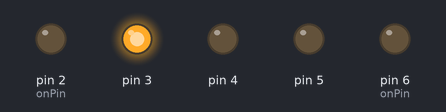
A sketch run on a simulated Arduino Uno, built with avr-gcc and run on an emulated ATmega328P. Shown: output pins drawn as LEDs (lit = HIGH).

Above: at 0.3 s.
At 0.7 s:
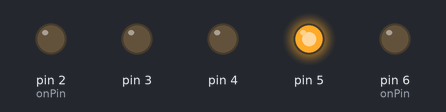
At 1.0 s:
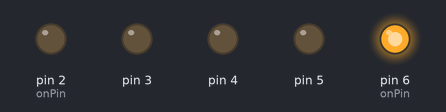
At 2.5 s:
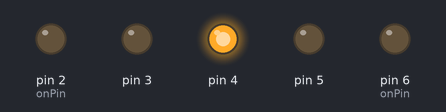
At 4.0 s:
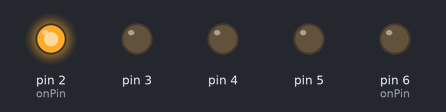
Timing chart, 0 to 4.6 s (numbered marks = the images above):
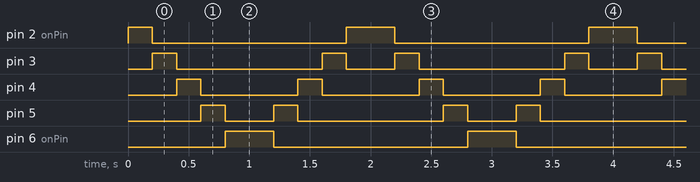

Measured:
- by itself, pin 2 (onPin): repeats every 2.0 s: LOW 1.6 s, HIGH 0.40 s
- by itself, pin 3: repeats every 2.0 s: LOW 1.2 s, HIGH 0.20 s, LOW 0.40 s, HIGH 0.20 s
- by itself, pin 4: alternates HIGH for 0.20 s and LOW for 0.80 s
- by itself, pin 5: repeats every 2.0 s: LOW 0.40 s, HIGH 0.20 s, LOW 1.2 s, HIGH 0.20 s
- by itself, pin 6 (onPin): alternates HIGH for 0.40 s and LOW for 1.6 s

The sketch:

sketch_jan17b.ino
```cpp
int DELAY = 200;
int onPin = 2;
int dir = 1;

void setup () {
  for (int i = 2; i <= 6; i++) {
    pinMode(i, OUTPUT);
  }
}

void loop () {
  for (int i = 2; i <= 6; i++) {
    digitalWrite(i, LOW);
  }

  digitalWrite(onPin, HIGH);
  delay(DELAY);

  onPin += dir;

  if (onPin == 7) {
    dir = -1;
    onPin = 6;
  } else if (onPin == 1) {
    dir = 1;
    onPin = 2;
  }
}
```
